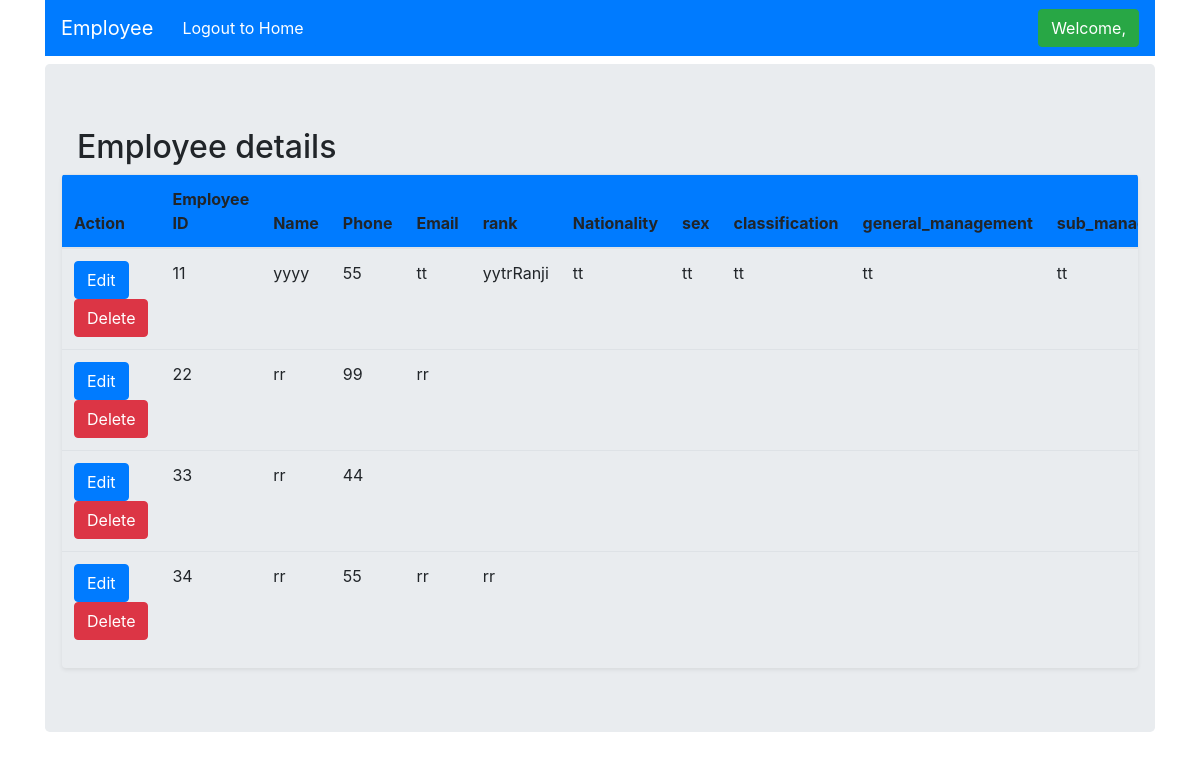
Screenshot of /view.php?view=employee with the database file from the repository.
### tables this page shows
CREATE TABLE `Employee` (
  `employee_id` int(11) NOT NULL,
  `name` varchar(255) DEFAULT NULL,
  `phone` int(25) DEFAULT NULL,
  `email` varchar(255) DEFAULT NULL,
  `rank` varchar(25) DEFAULT NULL,
  `nationality` varchar(25) DEFAULT NULL,
  `sex` varchar(10) DEFAULT NULL,
  `classification` varchar(10) DEFAULT NULL,
  `general_management` varchar(10) DEFAULT NULL,
  `sub_management` varchar(10) DEFAULT NULL,
  `location_of_work` varchar(10) DEFAULT NULL,
  `section` varchar(10) DEFAULT NULL,
  `category` varchar(10) DEFAULT NULL,
  `from_needs_list` varchar(100) DEFAULT NULL
);

### view.php (the view, shortened to what this page needs)
<?php include("admin_header.php");
include 'dbConn.php';
?>
<div class="container mt-2">
        <div class="jumbotron">
      <div class="row">
        <div class="col-md-12">
<?php
if(isset($_GET['view'])){
  $view_action = $_GET['view'];
}
if($view_action == 'employee')
{
?>
          <h2>Employee details</h2>
        </div>
<?php
$query="select * from Employee limit 200";
$result=mysqli_query($db_conn,$query);
 if ($result->num_rows > 0):;?>
      <div class="table-responsive shadow-sm rounded">
        <table class="table table-hover">
          <thead class="thead bg-primary">
            <tr>
              <th scope="col">Action</th>
              <th scope="col">Employee ID</th>
              <th scope="col">Name</th>
              <th scope="col">Phone</th>
              <th scope="col">Email</th>
              <th scope="col">rank</th>
              <th scope="col">Nationality</th>
              <th scope="col">sex</th>
              <th scope="col">classification</th>
              <th scope="col">general_management</th>
              <th scope="col">sub_management</th>
            </tr>
          </thead>
            <tbody>
<?php while($array=mysqli_fetch_row($result)):?>
              <tr>
                <td>
                    <a href="edit.php?employee_id=<?php echo $array[0];?>&action=edit_employee" class="btn btn-primary">Edit</a>
                      <button type="button" class="btn btn-danger" data-toggle="modal" data-target="#exampleModal">
                       Delete
                      </button>
                </td>
                  <td><?php echo $array[0];?></td>
                  <td><?php echo $array[1];?></td>
                  <td><?php echo $array[2];?></td>
                  <td><?php echo $array[3];?></td>
                  <td><?php echo $array[4];?></td>
                  <td><?php echo $array[5];?></td>
                  <td><?php echo $array[6];?></td>
                  <td><?php echo $array[7];?></td>
                  <td><?php echo $array[8];?></td>
                  <td><?php echo $array[9];?></td>
              </tr>
<?php endwhile; ?>
<?php else: ?>
              <tr>
                 <td colspan="3" rowspan="1" headers="">No Data Found</td>
              </tr>
<?php endif;
}
?>
            </tbody>
         </table>
        </div>
</div>
</div>
</div>

### admin_header.php (shortened to what this page needs)
<!DOCTYPE html>
<html lang="ar">
  <head>
    <link rel="stylesheet" href="https://stackpath.bootstrapcdn.com/bootstrap/4.5.2/css/bootstrap.min.css">
  </head>
  <body>
    <div class="container">
      <nav class="navbar navbar-expand-lg navbar-dark bg-primary">
        <a class="navbar-brand" href="adminhome.php">Employee</a>
          <ul class="navbar-nav  mr-auto">
            <li class="nav-item">
              <a class="btn btn-primary" href="logout.php">Logout to Home</a>
            </li>
          </ul>
            <li class="nav-item" style=" list-style-type: none;">
<button type="button" class="btn btn-success" data-placement="bottom" title="logout" data-toggle="modal" data-target="#logoutModal">Welcome, <?php  echo $_SESSION['username']?> </button>
          </li>
      </nav>
    </div>
    </body>
</html>

### rows the page displays
employee: employee_id "11", name "yyyy", phone "55", email "tt", rank "yytrRanji", nationality "tt", sex "tt", classification "tt", general_management "tt", sub_management "tt"
employee: employee_id "22", name "rr", phone "99", email "rr"
employee: employee_id "33", name "rr", phone "44"
employee: employee_id "34", name "rr", phone "55", email "rr", rank "rr"
